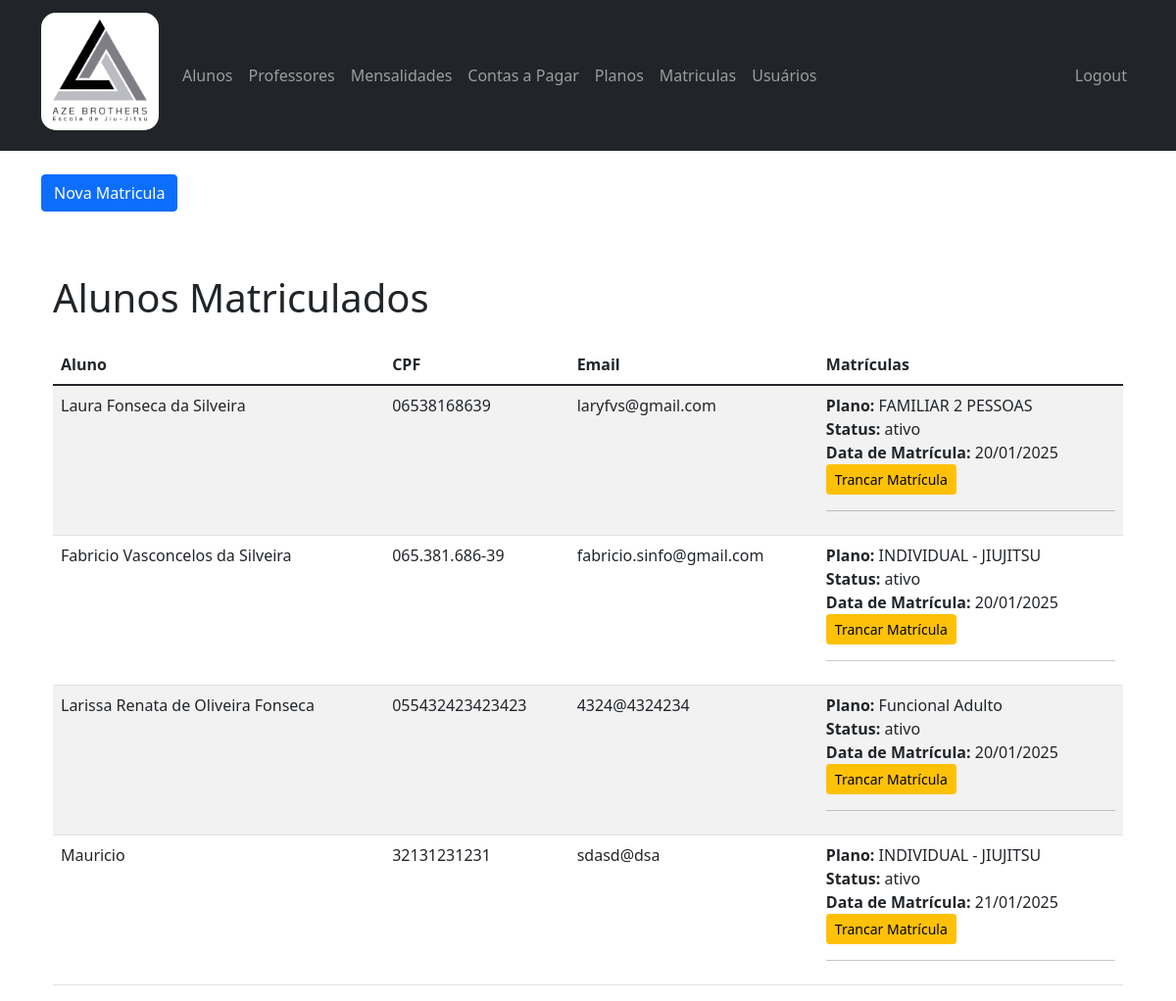
Screenshot of /alunos/matriculas (signed in) with the database file from the repository.
### app.py (models this page shows)
class Aluno(db.Model):
    id = db.Column(db.Integer, primary_key=True)
    nome = db.Column(db.String(100), nullable=False)
    cpf = db.Column(db.String(11), unique=True, nullable=False)
    data_nascimento = db.Column(db.Date, nullable=False)
    telefone = db.Column(db.String(20))
    email = db.Column(db.String(120))
    modalidades = db.relationship('Modalidade', secondary='aluno_modalidade')
    planos = db.relationship('Plano', secondary=aluno_plano, lazy='subquery',
                             backref=db.backref('alunos', lazy=True))

class Plano(db.Model):
    id = db.Column(db.Integer, primary_key=True)
    nome = db.Column(db.String(100), nullable=False)
    descricao = db.Column(db.Text)
    valor_mensal = db.Column(db.Float, nullable=False)
    ativo = db.Column(db.Boolean, default=True)  # Indica se o plano está ativo

### tables this page shows
CREATE TABLE aluno_plano (
	aluno_id INTEGER NOT NULL, 
	plano_id INTEGER NOT NULL, 
	data_matricula DATETIME, 
	status VARCHAR(20), 
	PRIMARY KEY (aluno_id, plano_id), 
	FOREIGN KEY(aluno_id) REFERENCES aluno (id), 
	FOREIGN KEY(plano_id) REFERENCES plano (id)
);

### app.py (the view)
@app.route('/alunos/matriculas', methods=['GET'])
@login_required
@requer_permissao('admin')
def listar_matriculas():
    alunos_com_matriculas = (
        db.session.query(Aluno, aluno_plano.c.status, aluno_plano.c.data_matricula, Plano)
        .join(aluno_plano, Aluno.id == aluno_plano.c.aluno_id)
        .join(Plano, aluno_plano.c.plano_id == Plano.id)
        .all()
    )
    alunos_organizados = {}
    for aluno, status, data_matricula, plano in alunos_com_matriculas:
        if aluno.id not in alunos_organizados:
            alunos_organizados[aluno.id] = {
                'aluno': aluno,
                'matriculas': []
            }
        alunos_organizados[aluno.id]['matriculas'].append({
            'plano_id': plano.id,  # Adiciona o ID do plano
            'plano_nome': plano.nome,
            'status': status,
            'data_matricula': data_matricula.strftime('%d/%m/%Y')  # Formata a data
        })
    return render_template('alunos/listar_matriculas.html', alunos=alunos_organizados.values())

### app.py (called while the page is built)
def requer_permissao(codigo_permissao):
    def decorator(f):
        @wraps(f)
        def decorated_function(*args, **kwargs):
            if not current_user.tem_permissao(codigo_permissao):
                flash('Você não tem permissão para acessar esta área. Procure o Administrador para solicitar !', 'error')
                return redirect(url_for('index'))
            return f(*args, **kwargs)
        return decorated_function
    return decorator

@login_manager.user_loader
def load_user(user_id):
    return Usuario.query.get(int(user_id))

    def tem_permissao(self, codigo_permissao):
        if self.tipo == 'admin':  # Admin tem todas as permissões
            return True
        return any(p.codigo == codigo_permissao for p in self.permissoes)

### templates/alunos/listar_matriculas.html (shortened to what this page needs)
{% extends "base.html" %}
{% block content %}
<a href="{{ url_for('matricular') }}" class="btn btn-primary mb-3">Nova Matricula</a>
<div class="container mt-5">
    <h1 class="mb-4">Alunos Matriculados</h1>
    <table class="table table-striped">
        <thead>
            <tr>
                <th>Aluno</th>
                <th>CPF</th>
                <th>Email</th>
                <th>Matrículas</th>
            </tr>
        </thead>
        <tbody>
            {% for aluno_info in alunos %}
            <tr>
                <td>{{ aluno_info.aluno.nome }}</td>
                <td>{{ aluno_info.aluno.cpf }}</td>
                <td>{{ aluno_info.aluno.email }}</td>
                <td>
                    <ul class="list-unstyled">
                        {% for matricula in aluno_info.matriculas %}
                        <li>
                            <strong>Plano:</strong> {{ matricula.plano_nome }}<br>
                            <strong>Status:</strong> {{ matricula.status }}<br>
                            <strong>Data de Matrícula:</strong> {{ matricula.data_matricula }}<br>
                            <form method="POST" action="{{ url_for('alterar_status_matricula', aluno_id=aluno_info.aluno.id, plano_id=matricula.plano_id) }}" style="display:inline;">
                                <button type="submit" class="btn btn-sm {% if matricula.status == 'ativo' %}btn-warning{% else %}btn-success{% endif %}">
                                    {% if matricula.status == 'ativo' %}Trancar Matrícula{% else %}Retomar Plano{% endif %}
                                </button>
                            </form>
                        </li>
                        <hr>
                        {% endfor %}
                    </ul>
                </td>
            </tr>
            {% endfor %}
        </tbody>
    </table>
</div>
{% endblock %}

### rows the page displays
Aluno: aluno.nome "Laura Fonseca da Silveira", aluno.cpf "06538168639", aluno.email "laryfvs@gmail.com"
Plano: plano_nome "FAMILIAR 2 PESSOAS"
aluno_plano: status "ativo"
Aluno: aluno.nome "Fabricio Vasconcelos da Silveira", aluno.cpf "065.381.686-39", aluno.email "fabricio.sinfo@gmail.com"
Plano: plano_nome "INDIVIDUAL - JIUJITSU" "INDIVIDUAL - JIUJITSU"
aluno_plano: status "ativo"
Aluno: aluno.nome "Larissa Renata de Oliveira Fonseca", aluno.cpf "055432423423423", aluno.email "4324@4324234"
Plano: plano_nome "Funcional Adulto"
aluno_plano: status "ativo"
Aluno: aluno.nome "Mauricio", aluno.cpf "32131231231", aluno.email "sdasd@dsa"
aluno_plano: status "ativo"

### other values shown
{{ matricula.data_matricula }} "20/01/2025" "20/01/2025" "20/01/2025" "21/01/2025"
